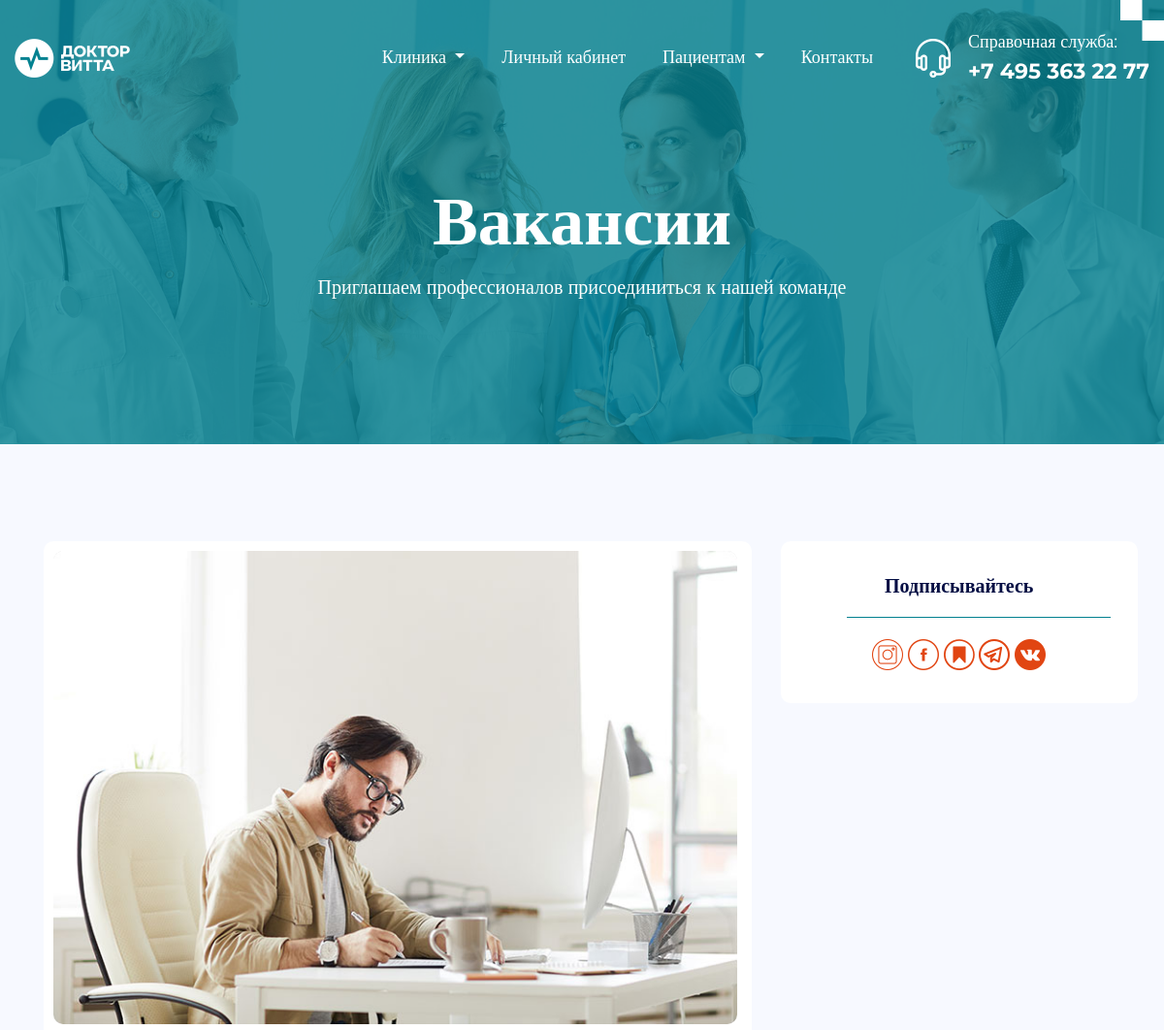
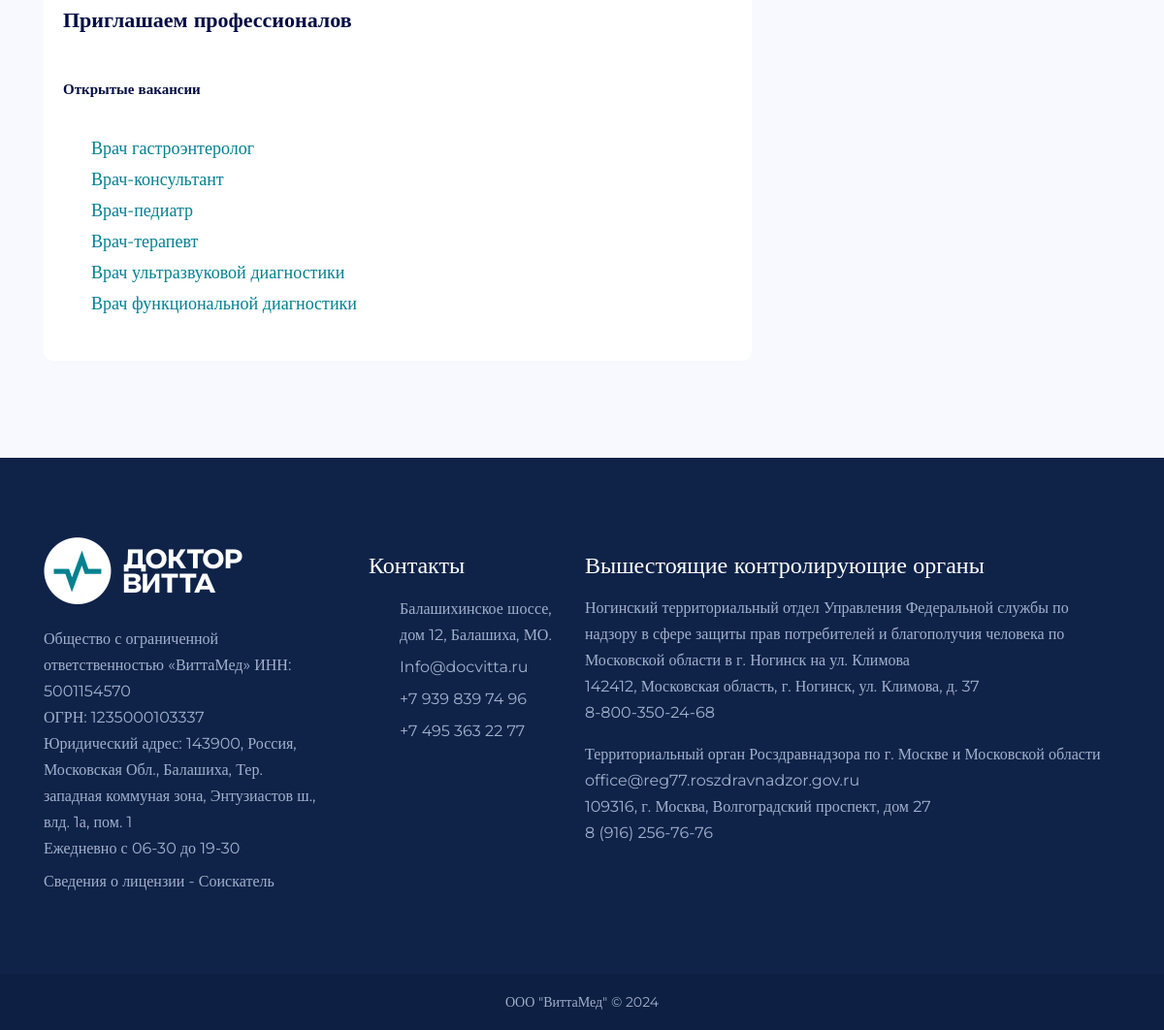
The page /vacancy/ on the database its author committed (2 pictures, top to bottom).
### homepage/models.py (models this page shows, shortened)
class Vacancy(models.Model):
    name = models.CharField(max_length=100, verbose_name='Название вакансии')
    text = RichTextField(verbose_name='Описание вакансии')

### homepage/views.py (the view)
# urls.py: path('vacancy/', views.vacancy, name='vacancy'),
def vacancy(request):
    vacancies = Vacancy.objects.all()
    context = {'vacancies': vacancies, }
    return render(request, 'homepage/vacancy.html', context=context)

### templates/homepage/vacancy.html (shortened to what this page needs)
{% extends 'base.html' %}
{% load static %}
{% block page_css %}
    <link rel="stylesheet" href="{% static 'assets/bootstrap/bootstrap.min.css'%}">
    <link rel="stylesheet" href="{% static 'assets/css/owl.carousel.min.css'%}">
    <link rel="stylesheet" href="{% static 'assets/css/aos.css'%}">
    <link rel="stylesheet" href="{% static 'assets/css/custom-style.css'%}">
    <link rel="stylesheet" href="{% static 'assets/css/responsive.css'%}">
    <link rel="stylesheet" href="{% static 'assets/css/special-classes.css'%}">
    <link rel="stylesheet" href="{% static 'assets/css/superclasses.css'%}">
    <link rel="stylesheet" href="{% static 'assets/css/custom.css'%}">
    <link rel="stylesheet" href="{% static 'assets/css/mobile.css'%}">
{% endblock %}
{% block content %}
    <section class="w-100 float-left sub-banner-con position-relative">
        <div class="wrapper2">
            <div class="sub-banner-inner-box banner-inner-box position-relative text-center w-100 float-left">
                <h1 data-aos="fade-up" data-aos-duration="700">Вакансии</h1>
                <p data-aos="fade-up" data-aos-duration="700">Приглашаем профессионалов присоединиться к нашей команде<br>
                    </p>
            </div>
        </div>
    </section>
    <section class="singleblog-section blogpage-section w-100 float-left">
        <div class="container">
            <div class="row">
                <div class="col-lg-8 col-md-12 col-sm-12 col-12">
                    <div class="main-box">
                        <figure class="image1" data-aos="fade-up" data-aos-duration="700">
                            <img src="{% static 'assets/images/singleblog-image1.jpg'%}" alt="" class="img-fluid">
                        </figure>
                        <div class="content1">
                            <h4 data-aos="fade-up" data-aos-duration="700">Приглашаем профессионалов</h4>
                            <p class="text-size-14" data-aos="fade-up" data-aos-duration="700">Открытые вакансии
                            </p>
                            <div class="generic-list">
                                <ul class="list-unstyled mb-0 aos-init aos-animate" data-aos="fade-up" data-aos-duration="700">
                                    {% for vac in vacancies %}
                                    <li><a href="{{vac.pk}}/">{{vac.name}}</a></li>
                                    {% endfor %}
                                </ul>
                            </div>
                        </div>
                    </div>
                </div>
                <div class="col-lg-4 col-md-12 col-sm-12 col-12 column">
                    {% include 'socnetworks.html' %}
                </div>
            </div>
        </div>
    </section>
{% endblock %}

### static/assets/css/custom-style.css (style rules this page uses)
:root { --primary-color:#FFF; --secondary-color:#1f1f1f; --accent: #5ad0ba; --text-color: #757887; --button-color: #243ffa; --e-global-color-secondary: #ffffff; --e-global-color-text: #b0b8db; --e-global-color-white: #ffffff; --e-global-color-black: #000000; --e-global-color-very-dark-blue: #0f1e5d; --e-global-color-vivid-yellow: #dfb405; --e-global-color-soft-red: #e45267; --e-global-color-dark-blue: #0d1a4f; --e-global-color-mostly-desaturated-dark-blue: #6f789e; --e-global-color-moderate-blue: #3c59d5; --e-global-color-bright-blue:#19296f; --e-global-color-soft-blue: #506ad9; --e-global-color-light-grayish-blue:#b0b8db; --e-global-color-very-bright-blue:#19296f; --e-global-color-very-soft-blue: #4e69d9; --e-global-color-dark-moderate-blue: #303f7e; --e-global-color-bright-moderate-blue: #334cb5; --e-global-color-soft-dark-blue: #283a8a; --e-global-color-very-dark-moderate-blue: #47548c; --e-global-color-very-light-moderate-blue: #4a65d8; --e-global-color-light-moderate-blue: #4d64cb; }
a { outline:none; color:#028190; text-decoration:none; }
.blogpage-section { position: relative; padding: 130px 0 120px; background: #f7f9ff; z-index: 1; }
.text-size-14 { font-size: 15px; }
.singleblog-section .main-box { border-radius: 10px; position: relative; background: var(--primary-color); transition: all 0.3s ease-in-out; padding: 10px 15px 40px 10px; width: 104%; margin-left: -45px; }
.singleblog-section .main-box .image1 img { border-radius: 10px; }
.singleblog-section .main-box .content1 { margin-left: 10px; }
.singleblog-section .main-box .content1 h4 { margin-bottom: 18px; }
.singleblog-section .main-box .content1 p { font-weight: 600; margin-bottom: 35px; }
.singleblog-section .column { margin-left: -20px; }
.blogpage-section a { text-decoration: none; }
@media screen and (max-width: 1440px) { .blogpage-section { padding: 100px 0; } }
@media screen and (max-width: 1440px) { .singleblog-section .main-box { width: 100%; margin-left: 0; } }
@media screen and (max-width: 1440px) { .singleblog-section .column { margin-left: 0; } }

### static/assets/css/special-classes.css (style rules this page uses)
:root { --primary-color:#FFF; --secondary-color:#030d43; --accent: #028190; --text-color: #757887; --button-color: #028190; }

### static/assets/css/superclasses.css (style rules this page uses)
:root { --primary--color: #030d43; --secondary--color: #028190; --text-color: #757887; --accent: #028190; --white-color: #fff; }
.wrapper2 { max-width: 1540px; margin-left: auto; margin-right: auto; }
h1 { font-size: 96px; font-weight: 700; line-height: 94px; color: var(--white-color); }
h4 { font-size: 22px; font-weight: 600; line-height: 22px; color: var(--primary--color); }

### static/assets/css/custom.css (style rules this page uses)
* { margin: 0; padding: 0; box-sizing: border-box; }
body { font-size: 18px; line-height: 27px; color: var(--secondary-color); font-family: 'Montserrat'; }
.banner-inner-box:after { content: ""; bottom: 0; right: -110px; width: 216px; height: 254px; position: absolute; background: url(../images/apple-shape-img.png) no-repeat; }
.banner-inner-box:before { content: ""; bottom: 0; left: -110px; width: 330px; height: 183px; position: absolute; background: url(../images/box-shape-img1.png) no-repeat; }
.generic-list ul li { margin-bottom: 5px; position: relative; padding-left: 29px; color: var(--primary--color); }
.generic-list ul li:after { content: "\f058"; font-family: "Font Awesome 5 Free"; position: absolute; font-weight: 900; left: 0; top: 0; color: var(--secondary--color); }
.sub-banner-con { background: url(../images/sub-banner-bg-img.jpg) no-repeat center; background-size: cover; }
.sub-banner-con::before { content: ""; background: var(--secondary--color); width: 100%; height: 100%; opacity: .8; position: absolute; top: 0; left: 0; }
.sub-banner-inner-box p { color: var(--white-color); font-size: 20px; line-height: 33px; margin-bottom: 35px; }
.sub-banner-inner-box { padding: 220px 0 150px; }
.sub-banner-inner-box h1 { font-size: 84px; margin-bottom: 17px; }
.sub-banner-con:after { content: ""; top: 0; right: 0; width: 130px; height: 120px; position: absolute; background: url(../images/double-shape-img2.png) no-repeat; }
.sub-banner-inner-box:after { content: ""; bottom: -50px; right: -110px; width: 216px; height: 254px; position: absolute; background: url(../images/apple-shape-img.png) no-repeat; }
.sub-banner-inner-box:before { content: ""; bottom: 0; left: -110px; width: 330px; height: 183px; position: absolute; background: url(../images/box-shape-img1.png) no-repeat; }

### rows shown on the page
Vacancy: name "Врач гастроэнтеролог"
Vacancy: name "Врач-консультант"
Vacancy: name "Врач-педиатр"
Vacancy: name "Врач-терапевт"
Vacancy: name "Врач ультразвуковой диагностики"
Vacancy: name "Врач функциональной диагностики"
